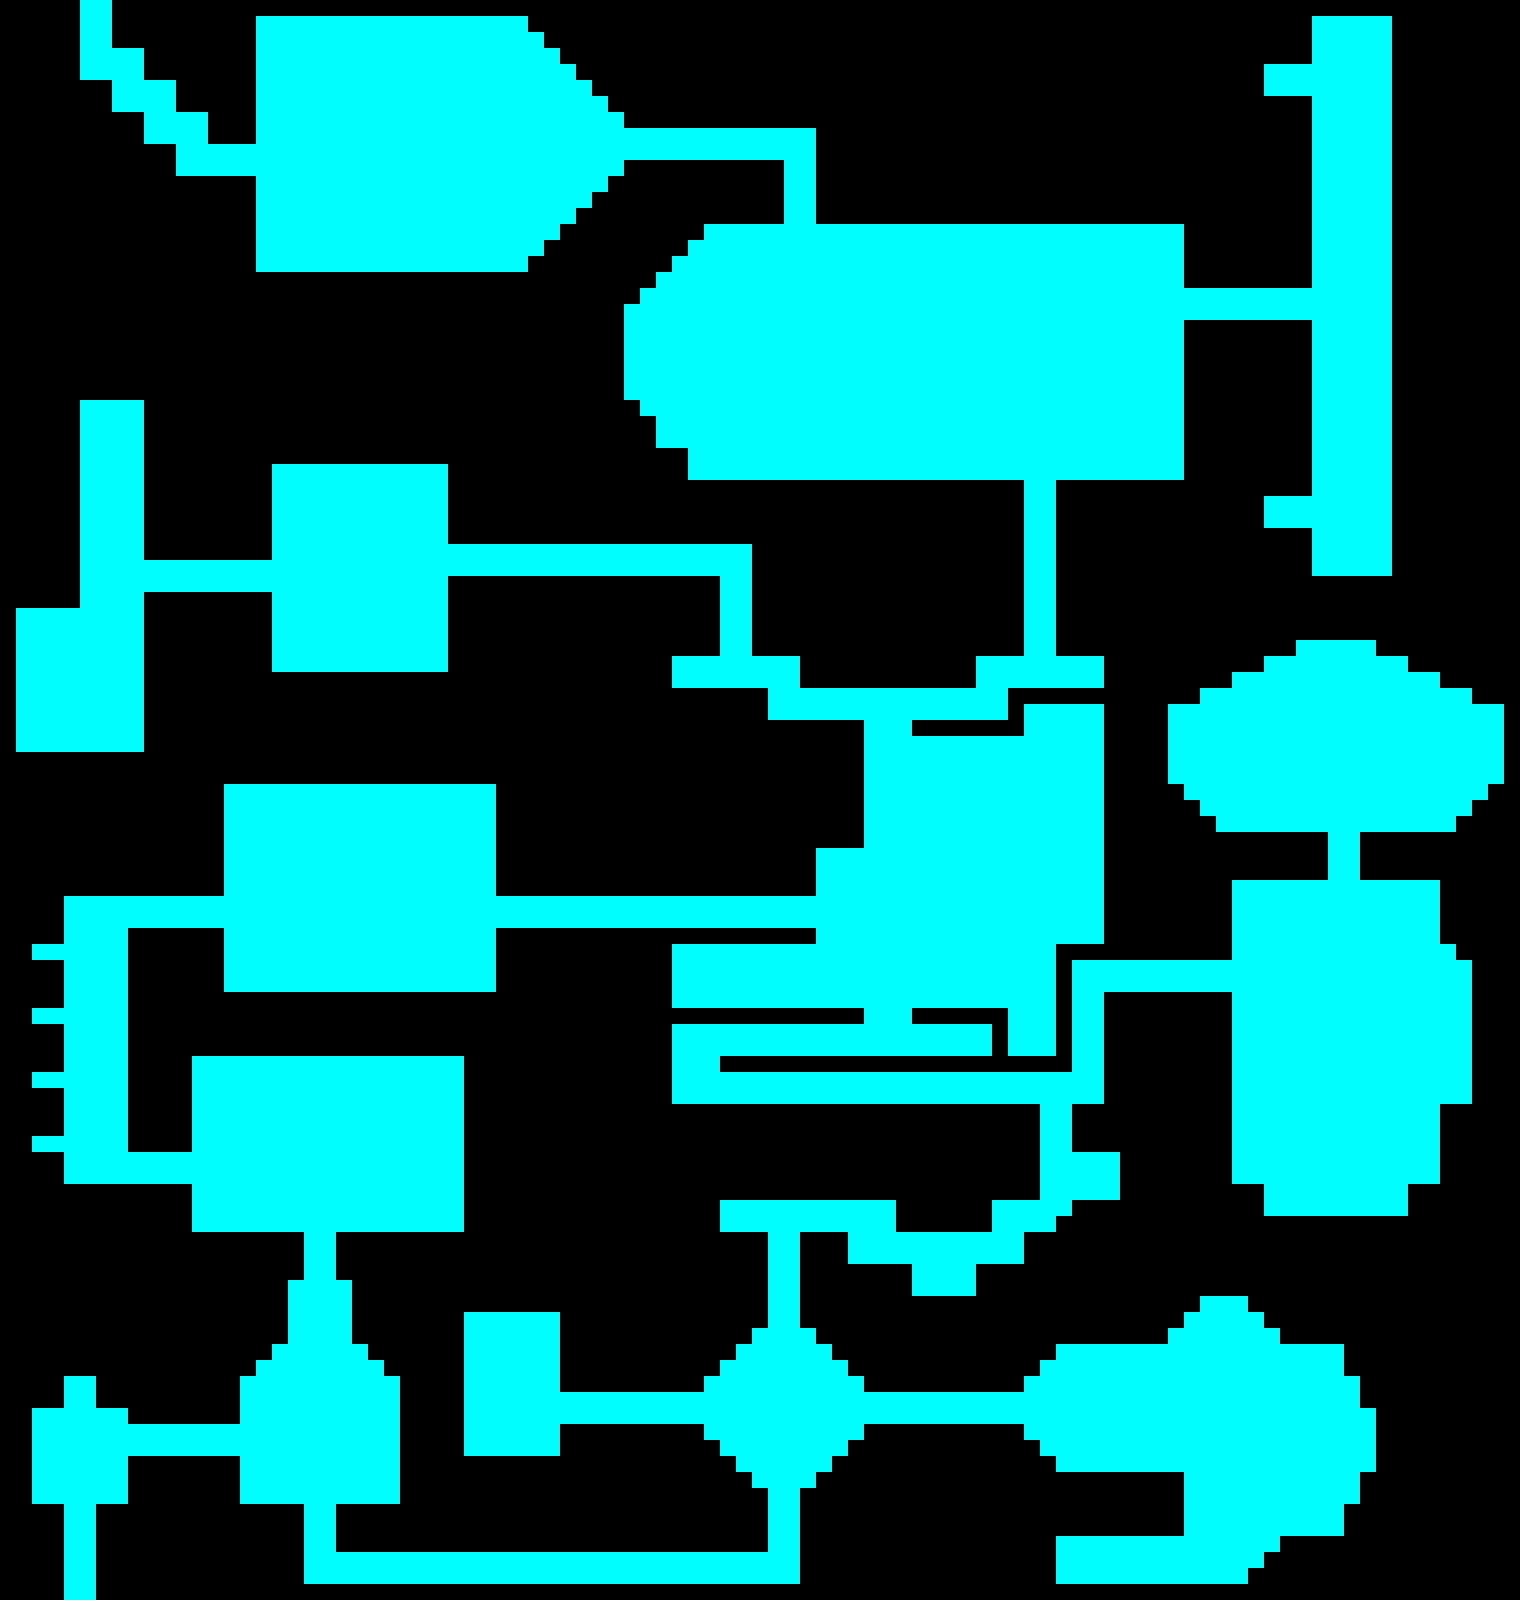

A level layout from a 2D game, rendered from its tile map. Below: a short description, then the map file with tile-grid data replaced by summaries:
An orthogonal 95x100 tile map with 16x16 px tiles, 1 tile layer (Background).

<map version="1.0.0" orientation="orthogonal" renderorder="right-down" width="95" height="100" tilewidth="16" tileheight="16" nextobjectid="1">
 <tileset firstgid="1" name="tileset" tilewidth="16" tileheight="16" tilecount="7" columns="7">
  <image source="../graphics/misc/tileset.png" width="112" height="16" />
 </tileset>
 <layer name="Background" width="95" height="100">
  <data>[9500 cells, 9500 non-empty, 2 distinct tile ids]</data>
 </layer>
</map>
